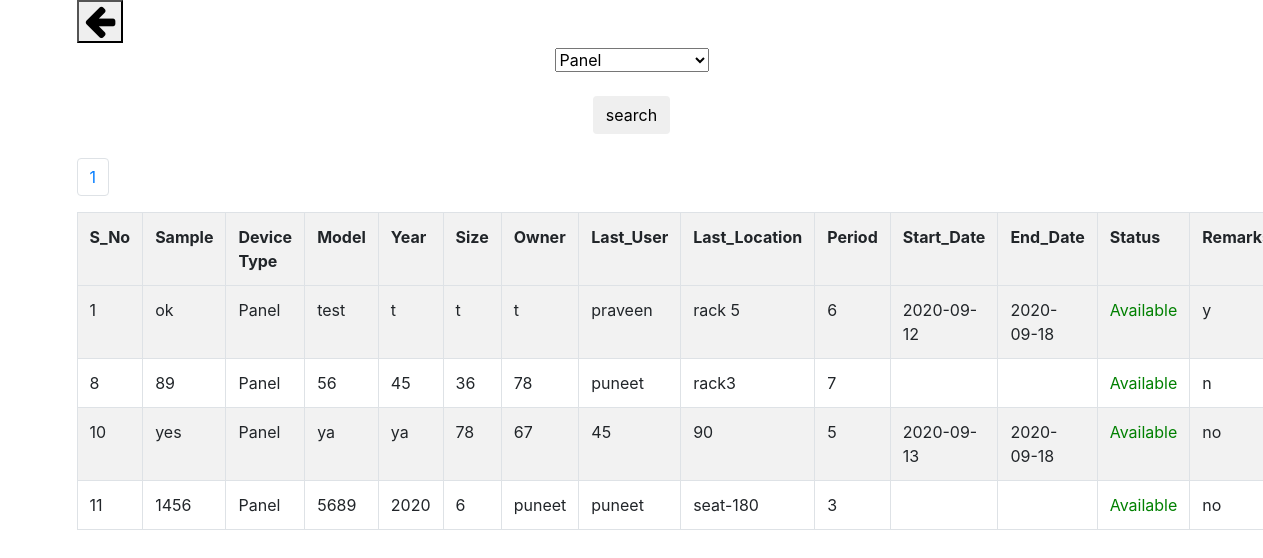
The app's page /devicetype.php?dropdown=Panel with its own data.
### tables this page shows
CREATE TABLE `register` (
  `s_no` int(255) NOT NULL,
  `sample` varchar(255) NOT NULL,
  `dropdown` varchar(255) NOT NULL,
  `model` varchar(255) NOT NULL,
  `year` varchar(255) NOT NULL,
  `size` varchar(255) NOT NULL,
  `owner` varchar(255) NOT NULL,
  `user` varchar(255) NOT NULL,
  `loc` varchar(255) NOT NULL,
  `period` int(255) NOT NULL,
  `start_date` varchar(255) NOT NULL,
  `end_date` varchar(255) NOT NULL,
  `remarks` varchar(255) NOT NULL
);

### devicetype.php (the view, shortened to what this page needs)
<?php
$con= mysqli_connect("localhost","root","","login");
$limit = 100;
if (isset($_GET["page"])) {
	$page  = $_GET["page"];
	}
	else{
	$page=1;
	};
$start_from = ($page-1) * $limit;
$dropdown = "";
if(isset($_GET["dropdown"]))
{
	$dropdown = $_GET["dropdown"];
}
	$result = mysqli_query($con,"SELECT * FROM register where dropdown='$dropdown' ORDER BY s_no ASC LIMIT $start_from, $limit");
?>
<!DOCTYPE html>
<html>
<head>
  <link rel="stylesheet" href="https://maxcdn.bootstrapcdn.com/bootstrap/4.0.0/css/bootstrap.min.css">
  <link rel="stylesheet" href="https://cdnjs.cloudflare.com/ajax/libs/font-awesome/4.7.0/css/font-awesome.min.css">
</head>
<body>
<center>
	<div class="container">
		<button onClick="javascript:history.go(-1)" style="float: left;"><i class="fa fa-arrow-left" style="font-size:36px;"></i></button><br><br>
			<form action="" method="POST">
				<select name = "dropdown" id="dropdown">
                <option value = "Panel" selected> Panel </option>
                </select> <br><br>
				<input type="submit" name="search" class="btn" value="search">
			</form>
           	<table class="table table-bordered table-striped">
				<tr>
					<th> S_No </th>
					<th> Sample </th>
			        <th> Device Type </th>
			        <th> Model </th>
			        <th> Year </th>
			        <th> Size </th>
		         	<th> Owner </th>
			        <th> Last_User </th>
			        <th> Last_Location </th>
		        	<th> Period </th>
		        	<th> Start_Date </th>
		        	<th> End_Date </th>
		        	<th> Status </th>
		         	<th> Remarks </th>
		        </tr> <br>
		    <thead>
            <tbody>
                	<?php
                	$cur_date= date("Y-m-d");
                   while ($row = mysqli_fetch_array($result)) {
                   	if($row['end_date']<$cur_date)
		        		{
		        			$Available= "Available";
		        		}
		        		else
		        		{
		        			$Available= "Not available";
		        		}
                     ?>
                <tr>
				<td><?php echo $row["s_no"]; ?></td>
				<td><?php echo $row["sample"]; ?></td>
				<td><?php echo $row["dropdown"]; ?></td>
				<td><?php echo $row['model']; ?></td>
			    <td><?php echo $row['year']; ?></td>
			    <td><?php echo $row['size']; ?></td>
			    <td><?php echo $row['owner']; ?></td>
			    <td><?php echo $row['user']; ?></td>
                <td><?php echo $row['loc']; ?></td>
			    <td><?php echo $row['period']; ?></td>
			    <td><?php echo $row['start_date']; ?></td>
			    <td><?php echo $row['end_date']; ?></td>
			    <td <?php if($Available == "Available"){echo "style='color: green;'";}else{echo "style='color: red;'";}?>><?php echo $Available ; ?></td>
	            <td><?php echo $row['remarks']; ?></td>
                </tr>
                <?php
                };
                ?>
            </tbody>
            </thead>
            <?php
            $result_db = mysqli_query($con,"SELECT COUNT(s_no) FROM register");
            $row_db = mysqli_fetch_row($result_db);
            $total_records = $row_db[0];
            $total_pages = ceil($total_records / $limit);
            $pagLink = "<ul class='pagination'>";
            for ($i=1; $i<=$total_pages; $i++) {
              $pagLink .= "<li class='page-item'><a class='page-link' href='devicetype.php?dropdown=".$dropdown."&page=".$i."'>".$i."</a></li>";
              }
            echo $pagLink . "</ul>";
            ?>
	         </table>
    </div>
</center>
</body>
</html>

### records on screen
register: s_no "1", sample "ok", dropdown "Panel", model "test", year "t", size "t", owner "t", user "praveen", loc "rack 5", period "6", start_date "2020-09-12", end_date "2020-09-18", end_date "Available", remarks "y"
register: s_no "8", sample "89", dropdown "Panel", model "56", year "45", size "36", owner "78", user "puneet", loc "rack3", period "7", end_date "Available", remarks "n"
register: s_no "10", sample "yes", dropdown "Panel", model "ya", year "ya", size "78", owner "67", user "45", loc "90", period "5", start_date "2020-09-13", end_date "2020-09-18", end_date "Available", remarks "no"
register: s_no "11", sample "1456", dropdown "Panel", model "5689", year "2020", size "6", owner "puneet", user "puneet", loc "seat-180", period "3", end_date "Available", remarks "no"
